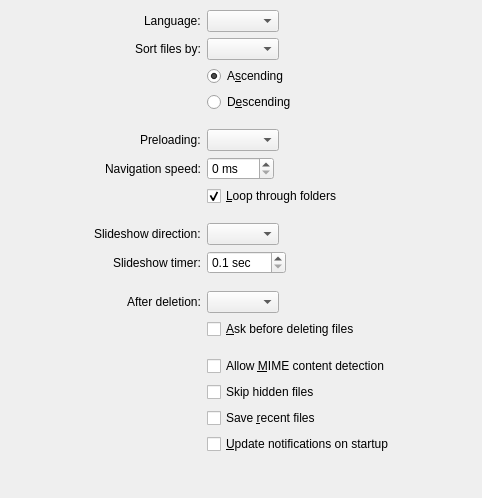
        <widget class="QWidget" name="misc">
         <property name="geometry">
          <rect>
           <x>0</x>
           <y>0</y>
           <width>482</width>
           <height>498</height>
          </rect>
         </property>
         <property name="sizePolicy">
          <sizepolicy hsizetype="Preferred" vsizetype="Fixed">
           <horstretch>0</horstretch>
           <verstretch>0</verstretch>
          </sizepolicy>
         </property>
         <layout class="QFormLayout" name="miscLayout">
          <property name="fieldGrowthPolicy">
           <enum>QFormLayout::FieldGrowthPolicy::FieldsStayAtSizeHint</enum>
          </property>
          <property name="labelAlignment">
           <set>Qt::AlignmentFlag::AlignRight|Qt::AlignmentFlag::AlignTrailing|Qt::AlignmentFlag::AlignVCenter</set>
          </property>
          <property name="formAlignment">
           <set>Qt::AlignmentFlag::AlignHCenter|Qt::AlignmentFlag::AlignTop</set>
          </property>
          <property name="leftMargin">
           <number>10</number>
          </property>
          <property name="topMargin">
           <number>10</number>
          </property>
          <property name="rightMargin">
           <number>10</number>
          </property>
          <property name="bottomMargin">
           <number>10</number>
          </property>
          <item row="0" column="0">
           <widget class="QLabel" name="langComboLabel">
            <property name="text">
             <string>Language:</string>
            </property>
           </widget>
          </item>
          <item row="0" column="1">
           <widget class="QComboBox" name="langComboBox"/>
          </item>
          <item row="1" column="0">
           <widget class="QLabel" name="label_8">
            <property name="text">
             <string>Sort files by:</string>
            </property>
           </widget>
          </item>
          <item row="1" column="1">
           <widget class="QComboBox" name="sortComboBox"/>
          </item>
          <item row="2" column="1">
           <widget class="QRadioButton" name="descendingRadioButton0">
            <property name="text">
             <string>A&amp;scending</string>
            </property>
            <property name="checked">
             <bool>true</bool>
            </property>
           </widget>
          </item>
          <item row="3" column="1">
           <widget class="QRadioButton" name="descendingRadioButton1">
            <property name="text">
             <string>D&amp;escending</string>
            </property>
           </widget>
          </item>
          <item row="4" column="1">
           <spacer name="horizontalSpacer_6">
            <property name="orientation">
             <enum>Qt::Orientation::Horizontal</enum>
            </property>
            <property name="sizeHint" stdset="0">
             <size>
              <width>40</width>
              <height>5</height>
             </size>
            </property>
           </spacer>
          </item>
          <item row="5" column="0">
           <widget class="QLabel" name="label_7">
            <property name="toolTip">
             <string>Controls the amount of images preloaded</string>
            </property>
            <property name="text">
             <string>Preloading:</string>
            </property>
           </widget>
          </item>
          <item row="5" column="1">
           <widget class="QComboBox" name="preloadingComboBox">
            <property name="toolTip">
             <string>Controls the amount of images preloaded</string>
            </property>
           </widget>
          </item>
          <item row="6" column="0">
           <widget class="QLabel" name="label_9">
            <property name="text">
             <string>Navigation speed:</string>
            </property>
           </widget>
          </item>
          <item row="6" column="1">
           <widget class="QSpinBox" name="navSpeedSpinBox">
            <property name="suffix">
             <string> ms</string>
            </property>
            <property name="maximum">
             <number>500</number>
            </property>
           </widget>
          </item>
          <item row="7" column="1">
           <widget class="QCheckBox" name="loopFoldersCheckbox">
            <property name="toolTip">
             <string>Controls whether or not qView should go back to the first item after reaching the end of a folder</string>
            </property>
            <property name="text">
             <string>&amp;Loop through folders</string>
            </property>
            <property name="checked">
             <bool>true</bool>
            </property>
           </widget>
          </item>
          <item row="8" column="1">
           <spacer name="horizontalSpacer_5">
            <property name="orientation">
             <enum>Qt::Orientation::Horizontal</enum>
            </property>
            <property name="sizeHint" stdset="0">
             <size>
              <width>40</width>
              <height>5</height>
             </size>
            </property>
           </spacer>
          </item>
          <item row="9" column="0">
           <widget class="QLabel" name="label_4">
            <property name="text">
             <string>Slideshow direction:</string>
            </property>
           </widget>
          </item>
          <item row="9" column="1">
           <widget class="QComboBox" name="slideshowDirectionComboBox"/>
          </item>
          <item row="10" column="0">
           <widget class="QLabel" name="label_5">
            <property name="text">
             <string>Slideshow timer:</string>
            </property>
           </widget>
          </item>
          <item row="10" column="1">
           <widget class="QDoubleSpinBox" name="slideshowTimerSpinBox">
            <property name="suffix">
             <string> sec</string>
            </property>
            <property name="decimals">
             <number>1</number>
            </property>
            <property name="minimum">
             <double>0.100000000000000</double>
            </property>
            <property name="maximum">
             <double>999.899999999999977</double>
            </property>
            <property name="singleStep">
             <double>0.100000000000000</double>
            </property>
           </widget>
          </item>
          <item row="11" column="1">
           <spacer name="horizontalSpacer_7">
            <property name="orientation">
             <enum>Qt::Orientation::Horizontal</enum>
            </property>
            <property name="sizeHint" stdset="0">
             <size>
              <width>40</width>
              <height>5</height>
             </size>
            </property>
           </spacer>
          </item>
          <item row="12" column="0">
           <widget class="QLabel" name="label_10">
            <property name="text">
             <string>After deletion:</string>
            </property>
           </widget>
          </item>
          <item row="12" column="1">
           <widget class="QComboBox" name="afterDeletionComboBox"/>
          </item>
          <item row="13" column="1">
           <widget class="QCheckBox" name="askDeleteCheckbox">
            <property name="text">
             <string>&amp;Ask before deleting files</string>
            </property>
           </widget>
          </item>
          <item row="14" column="1">
           <spacer name="horizontalSpacer_8">
            <property name="orientation">
             <enum>Qt::Orientation::Horizontal</enum>
            </property>
            <property name="sizeHint" stdset="0">
             <size>
              <width>40</width>
              <height>5</height>
             </size>
            </property>
           </spacer>
          </item>
          <item row="15" column="1">
           <widget class="QCheckBox" name="mimeContentDetectionCheckbox">
            <property name="toolTip">
             <string>Detect supported files in folder even if extension isn't recognized (may be slow with larger/network folders)</string>
            </property>
            <property name="text">
             <string>Allow &amp;MIME content detection</string>
            </property>
           </widget>
          </item>
          <item row="16" column="1">
           <widget class="QCheckBox" name="skipHiddenCheckbox">
            <property name="toolTip">
             <string>May be slow with network folders</string>
            </property>
            <property name="text">
             <string>Skip hidden files</string>
            </property>
           </widget>
          </item>
          <item row="17" column="1">
           <widget class="QCheckBox" name="saveRecentsCheckbox">
            <property name="text">
             <string>Save &amp;recent files</string>
            </property>
           </widget>
          </item>
          <item row="18" column="1">
           <widget class="QCheckBox" name="updateCheckbox">
            <property name="text">
             <string extracomment="The notifications are for new qView releases">&amp;Update notifications on startup</string>
            </property>
           </widget>
          </item>
         </layout>
        </widget>
